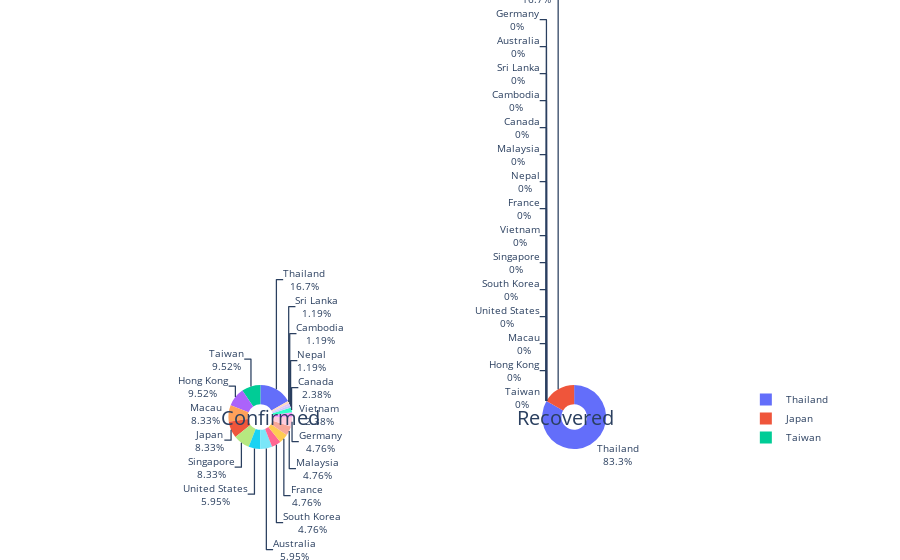

Notebook source saved alongside this figure:
### Markdown cell above
### Country Confirmed and Recovered Coronavirus excluding China

### Code cell
data_other_country = data[data['Country/Region']!= 'Mainland China']

fig_c = go.Pie(labels=data_other_country['Country/Region'],values=data_other_country['Confirmed'], textinfo='label+percent',
               hole=0.4,domain={'x': [0,0.40]})

fig_s = go.Pie(labels=data_other_country['Country/Region'],values=data_other_country['Recovered'], 
               textinfo='label+percent',hole=0.4,
               domain={'x': [0.46,1]})

layout = dict(font=dict(size=10), legend=dict(orientation="v"),
              annotations = [dict(x=0.13, y=0.5, text='Confirmed', showarrow=False, font=dict(size=20)),
                             dict(x=0.80, y=0.5, text='Recovered', showarrow=False, font=dict(size=20)) ])


fig = dict(data=[fig_s, fig_c],layout=layout)
py.iplot(fig)

### Figure 1 — Plotly figure (JSON) as saved in the notebook; plotly's stock layout.template omitted (floating-point values rounded to 4 significant figures)
{"data": [{"domain": {"x": [0.46, 1]}, "hole": 0.4, "labels": ["Taiwan", "Hong Kong", "Macau", "United States", "United States", "United States", "United States", "Japan", "Thailand", "South Korea", "Singapore", "Vietnam", "France", "Nepal", "Malaysia", "Canada", "Canada", "Cambodia", "Sri Lanka", "Australia", "Australia", "Germany"], "textinfo": "label+percent", "type": "pie", "values": [0, 0, 0, 0, 0, 0, 0, 1, 5, 0, 0, 0, 0, 0, 0, 0, 0, 0, 0, 0, 0, 0]}, {"domain": {"x": [0, 0.4]}, "hole": 0.4, "labels": ["Taiwan", "Hong Kong", "Macau", "United States", "United States", "United States", "United States", "Japan", "Thailand", "South Korea", "Singapore", "Vietnam", "France", "Nepal", "Malaysia", "Canada", "Canada", "Cambodia", "Sri Lanka", "Australia", "Australia", "Germany"], "textinfo": "label+percent", "type": "pie", "values": [8, 8, 7, 1, 1, 2, 1, 7, 14, 4, 7, 2, 4, 1, 4, 1, 1, 1, 1, 4, 1, 4]}], "layout": {"annotations": [{"font": {"size": 20}, "showarrow": false, "text": "Confirmed", "x": 0.13, "y": 0.5}, {"font": {"size": 20}, "showarrow": false, "text": "Recovered", "x": 0.8, "y": 0.5}], "font": {"size": 10}, "legend": {"orientation": "v"}}}
